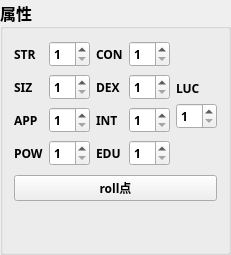
       <widget class="QGroupBox" name="rollPointBox">
        <property name="font">
         <font>
          <family>华文行楷</family>
          <pointsize>12</pointsize>
          <weight>75</weight>
          <bold>true</bold>
         </font>
        </property>
        <property name="styleSheet">
         <string notr="true">background-image:url(); </string>
        </property>
        <property name="title">
         <string>属性</string>
        </property>
        <layout class="QVBoxLayout" name="verticalLayout_2">
         <item>
          <layout class="QHBoxLayout" name="horizontalLayout">
           <item>
            <layout class="QGridLayout" name="gridLayout">
             <item row="0" column="1">
              <widget class="QSpinBox" name="STRPoint">
               <property name="font">
                <font>
                 <family>华文楷体</family>
                 <pointsize>9</pointsize>
                 <weight>75</weight>
                 <bold>true</bold>
                </font>
               </property>
               <property name="minimum">
                <number>1</number>
               </property>
               <property name="maximum">
                <number>99</number>
               </property>
               <property name="value">
                <number>1</number>
               </property>
              </widget>
             </item>
             <item row="0" column="0">
              <widget class="QLabel" name="STRlabel">
               <property name="font">
                <font>
                 <family>华文楷体</family>
                 <pointsize>9</pointsize>
                 <weight>75</weight>
                 <bold>true</bold>
                </font>
               </property>
               <property name="text">
                <string>STR</string>
               </property>
              </widget>
             </item>
             <item row="0" column="2">
              <widget class="QLabel" name="CONlabel">
               <property name="font">
                <font>
                 <family>华文楷体</family>
                 <pointsize>9</pointsize>
                 <weight>75</weight>
                 <bold>true</bold>
                </font>
               </property>
               <property name="text">
                <string>CON</string>
               </property>
              </widget>
             </item>
             <item row="0" column="3">
              <widget class="QSpinBox" name="CONPoint">
               <property name="font">
                <font>
                 <family>华文楷体</family>
                 <pointsize>9</pointsize>
                 <weight>75</weight>
                 <bold>true</bold>
                </font>
               </property>
               <property name="minimum">
                <number>1</number>
               </property>
               <property name="maximum">
                <number>99</number>
               </property>
               <property name="value">
                <number>1</number>
               </property>
              </widget>
             </item>
             <item row="1" column="1">
              <widget class="QSpinBox" name="SIZPoint">
               <property name="font">
                <font>
                 <family>华文楷体</family>
                 <pointsize>9</pointsize>
                 <weight>75</weight>
                 <bold>true</bold>
                </font>
               </property>
               <property name="minimum">
                <number>1</number>
               </property>
               <property name="maximum">
                <number>99</number>
               </property>
               <property name="value">
                <number>1</number>
               </property>
              </widget>
             </item>
             <item row="1" column="0">
              <widget class="QLabel" name="SIZlabel">
               <property name="font">
                <font>
                 <family>华文楷体</family>
                 <pointsize>9</pointsize>
                 <weight>75</weight>
                 <bold>true</bold>
                </font>
               </property>
               <property name="text">
                <string>SIZ</string>
               </property>
              </widget>
             </item>
             <item row="1" column="3">
              <widget class="QSpinBox" name="DEXPoint">
               <property name="font">
                <font>
                 <family>华文楷体</family>
                 <pointsize>9</pointsize>
                 <weight>75</weight>
                 <bold>true</bold>
                </font>
               </property>
               <property name="minimum">
                <number>1</number>
               </property>
               <property name="maximum">
                <number>99</number>
               </property>
               <property name="value">
                <number>1</number>
               </property>
              </widget>
             </item>
             <item row="1" column="2">
              <widget class="QLabel" name="DEXlabel">
               <property name="font">
                <font>
                 <family>华文楷体</family>
                 <pointsize>9</pointsize>
                 <weight>75</weight>
                 <bold>true</bold>
                </font>
               </property>
               <property name="text">
                <string>DEX</string>
               </property>
              </widget>
             </item>
             <item row="2" column="1">
              <widget class="QSpinBox" name="APPPoint">
               <property name="font">
                <font>
                 <family>华文楷体</family>
                 <pointsize>9</pointsize>
                 <weight>75</weight>
                 <bold>true</bold>
                </font>
               </property>
               <property name="minimum">
                <number>1</number>
               </property>
               <property name="maximum">
                <number>20</number>
               </property>
               <property name="value">
                <number>1</number>
               </property>
              </widget>
             </item>
             <item row="2" column="3">
              <widget class="QSpinBox" name="INTPoint">
               <property name="font">
                <font>
                 <family>华文楷体</family>
                 <pointsize>9</pointsize>
                 <weight>75</weight>
                 <bold>true</bold>
                </font>
               </property>
               <property name="minimum">
                <number>1</number>
               </property>
               <property name="maximum">
                <number>99</number>
               </property>
               <property name="value">
                <number>1</number>
               </property>
              </widget>
             </item>
             <item row="2" column="2">
              <widget class="QLabel" name="INTlabel">
               <property name="font">
                <font>
                 <family>华文楷体</family>
                 <pointsize>9</pointsize>
                 <weight>75</weight>
                 <bold>true</bold>
                </font>
               </property>
               <property name="text">
                <string>INT</string>
               </property>
              </widget>
             </item>
             <item row="3" column="0">
              <widget class="QLabel" name="POWlabel">
               <property name="font">
                <font>
                 <family>华文楷体</family>
                 <pointsize>9</pointsize>
                 <weight>75</weight>
                 <bold>true</bold>
                </font>
               </property>
               <property name="text">
                <string>POW</string>
               </property>
              </widget>
             </item>
             <item row="2" column="0">
              <widget class="QLabel" name="APPlabel">
               <property name="font">
                <font>
                 <family>华文楷体</family>
                 <pointsize>9</pointsize>
                 <weight>75</weight>
                 <bold>true</bold>
                </font>
               </property>
               <property name="text">
                <string>APP</string>
               </property>
              </widget>
             </item>
             <item row="3" column="1">
              <widget class="QSpinBox" name="POWPoint">
               <property name="font">
                <font>
                 <family>华文楷体</family>
                 <pointsize>9</pointsize>
                 <weight>75</weight>
                 <bold>true</bold>
                </font>
               </property>
               <property name="minimum">
                <number>1</number>
               </property>
               <property name="maximum">
                <number>99</number>
               </property>
               <property name="value">
                <number>1</number>
               </property>
              </widget>
             </item>
             <item row="3" column="2">
              <widget class="QLabel" name="EDUlabel">
               <property name="font">
                <font>
                 <family>华文楷体</family>
                 <pointsize>9</pointsize>
                 <weight>75</weight>
                 <bold>true</bold>
                </font>
               </property>
               <property name="text">
                <string>EDU</string>
               </property>
              </widget>
             </item>
             <item row="3" column="3">
              <widget class="QSpinBox" name="EDUPoint">
               <property name="font">
                <font>
                 <family>华文楷体</family>
                 <pointsize>9</pointsize>
                 <weight>75</weight>
                 <bold>true</bold>
                </font>
               </property>
               <property name="minimum">
                <number>1</number>
               </property>
               <property name="maximum">
                <number>20</number>
               </property>
               <property name="value">
                <number>1</number>
               </property>
              </widget>
             </item>
            </layout>
           </item>
           <item>
            <layout class="QVBoxLayout" name="verticalLayout">
             <item>
              <spacer name="verticalSpacer">
               <property name="orientation">
                <enum>Qt::Vertical</enum>
               </property>
               <property name="sizeHint" stdset="0">
                <size>
                 <width>20</width>
                 <height>40</height>
                </size>
               </property>
              </spacer>
             </item>
             <item>
              <widget class="QLabel" name="LUClabel">
               <property name="font">
                <font>
                 <family>华文楷体</family>
                 <pointsize>9</pointsize>
                 <weight>75</weight>
                 <bold>true</bold>
                </font>
               </property>
               <property name="layoutDirection">
                <enum>Qt::LeftToRight</enum>
               </property>
               <property name="frameShape">
                <enum>QFrame::NoFrame</enum>
               </property>
               <property name="midLineWidth">
                <number>0</number>
               </property>
               <property name="text">
                <string>LUC</string>
               </property>
               <property name="scaledContents">
                <bool>false</bool>
               </property>
               <property name="wordWrap">
                <bool>false</bool>
               </property>
              </widget>
             </item>
             <item>
              <widget class="QSpinBox" name="LUCPoint">
               <property name="font">
                <font>
                 <family>华文楷体</family>
                 <pointsize>9</pointsize>
                 <weight>75</weight>
                 <bold>true</bold>
                </font>
               </property>
               <property name="minimum">
                <number>1</number>
               </property>
               <property name="maximum">
                <number>18</number>
               </property>
              </widget>
             </item>
             <item>
              <spacer name="verticalSpacer_2">
               <property name="orientation">
                <enum>Qt::Vertical</enum>
               </property>
               <property name="sizeHint" stdset="0">
                <size>
                 <width>20</width>
                 <height>40</height>
                </size>
               </property>
              </spacer>
             </item>
            </layout>
           </item>
          </layout>
         </item>
         <item>
          <widget class="QPushButton" name="rollButton">
           <property name="font">
            <font>
             <family>华文楷体</family>
             <pointsize>9</pointsize>
             <weight>75</weight>
             <bold>true</bold>
            </font>
           </property>
           <property name="text">
            <string>roll点</string>
           </property>
          </widget>
         </item>
         <item>
          <spacer name="verticalSpacer_3">
           <property name="orientation">
            <enum>Qt::Vertical</enum>
           </property>
           <property name="sizeHint" stdset="0">
            <size>
             <width>20</width>
             <height>40</height>
            </size>
           </property>
          </spacer>
         </item>
        </layout>
       </widget>
